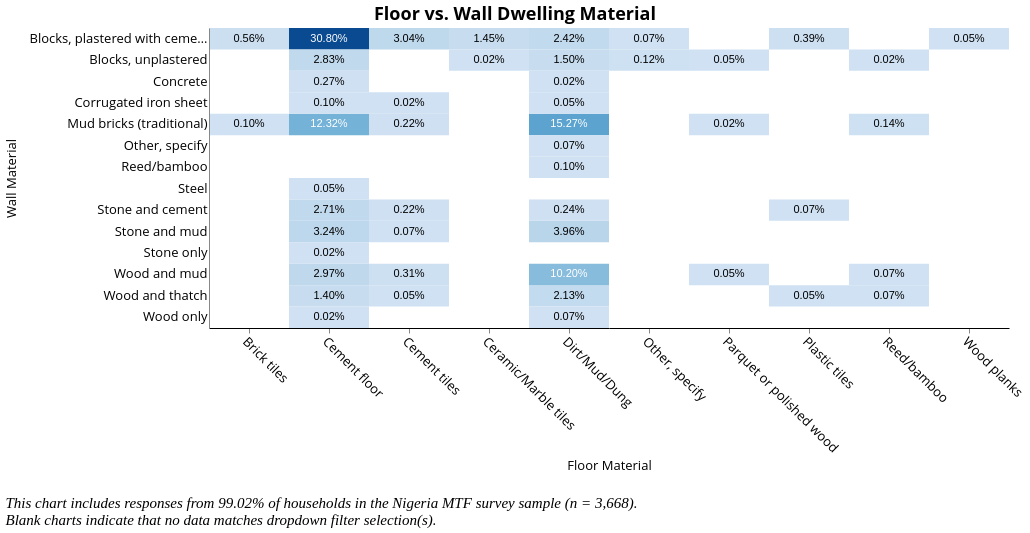

This figure's Vega-Lite source:
### Vega-Lite specification from a JSON file in a GitHub repository (floating-point values rounded to 4 significant figures; data arrays with more than 128 entries replaced by an {"elided": "..."} marker saying what was removed)
{"width": 800, "height": 400, "config": {"title": {"fontSize": 18, "font": "Open Sans", "anchor": "center", "fontColor": "#000000"}, "axisX": {"domain": true, "domainColor": "#000000", "grid": false, "labelFont": "Open Sans", "labelFontSize": 13, "titleFont": "Open Sans", "titleFontSize": 13, "titleFontWeight": "normal", "title": "X Axis Title (units)", "labelAngle": 45}, "axisY": {"domain": true, "grid": false, "gridColor": "#DEDDDD", "gridWidth": 1, "labelFont": "Open Sans", "labelFontSize": 13, "labelAngle": 0, "ticks": false, "titleFont": "Open Sans", "titleFontSize": 13, "titleFontWeight": "normal", "titlePadding": 10, "title": "Y Axis Title (units)"}, "range": {"category": ["#2980B9", "#003366", "#FFAE19", "#FF4500", "#438B28", "#45B39D", "#99ADC1", "#212F3C"]}, "legend": {"labelFont": "Open Sans", "labelFontSize": 13, "symbolType": "square", "symbolSize": 100, "titleFont": "Open Sans", "titleFontSize": 13, "titleFontWeight": "normal", "title": "Legend", "orient": "right", "offset": 0, "labelLimit": 0}, "tooltip": {"font": "Open Sans"}, "view": {"stroke": "transparent", "text": {"font": "Open Sans", "color": ["#2980B9", "#003366", "#FFAE19", "#FF4500", "#438B28", "#45B39D", "#99ADC1", "#212F3C"], "fontSize": 13, "align": "right", "fontWeight": 400, "size": 13}, "bar": {"size": 40, "binSpacing": 1, "continuousBandSize": 30, "discreteBandSize": 30, "fill": ["#2980B9", "#003366", "#FFAE19", "#FF4500", "#438B28", "#45B39D", "#99ADC1", "#212F3C"], "stroke": false}}}, "concat": [{"layer": [{"mark": "rect", "encoding": {"color": {"field": "chart_count", "legend": null, "scale": {"scheme": "blues"}, "type": "quantitative"}, "x": {"field": "b12", "scale": {"paddingInner": 0}, "title": "Floor Material", "type": "nominal"}, "y": {"field": "b10", "scale": {"paddingInner": 0}, "title": "Wall Material", "type": "nominal"}}, "selection": {"selector061": {"type": "single", "fields": ["locality"], "bind": {"input": "select", "options": [null, 0, 1], "labels": ["National", "Urban", "Rural"], "name": "Locality Breakdown  "}}, "selector062": {"type": "single", "fields": ["elc_aggr_tier"], "bind": {"input": "select", "options": [null, "Tier 0", "Tier 1", "Tier 2", "Tier 3", "Tier 4", "Tier 5"], "labels": ["All Tiers", "Tier 0", "Tier 1", "Tier 2", "Tier 3", "Tier 4", "Tier 5"], "name": "Electricity Tiers  "}}, "selector063": {"type": "single", "fields": ["b11"], "bind": {"input": "select", "options": [null, "Corrugated iron sheet", "Wood and thatch", "Wood and mud", "Bricks", "Reed/bamboo", "Asbestos", "Stone and Cement", "Other, specify", "Plastic/ canvas"], "labels": ["All roof types", "Corrugated iron sheet", "Wood and thatch", "Wood and mud", "Bricks", "Reed/Bamboo", "Asbestos", "Stone and Cement", "Others", "Plastic/canvas"], "name": "Roofs  "}}}, "transform": [{"aggregate": [{"op": "count", "as": "chart_count"}], "groupby": ["b10", "b12"]}]}, {"mark": {"type": "text", "baseline": "middle"}, "encoding": {"color": {"condition": {"value": "black", "test": "(datum.chart_count < 300)"}, "value": "white"}, "text": {"field": "pct", "format": ".2%", "type": "quantitative"}, "x": {"field": "b12", "scale": {"paddingInner": 0}, "title": "Floor Material", "type": "nominal"}, "y": {"field": "b10", "scale": {"paddingInner": 0}, "title": "Wall Material", "type": "nominal"}}, "transform": [{"aggregate": [{"op": "count", "as": "chart_count"}], "groupby": ["b10", "b12"]}, {"joinaggregate": [{"op": "count", "field": "chart_count", "as": "count"}], "groupby": ["b10", "b12"]}, {"calculate": "(datum.chart_count / 4139)", "as": "pct"}]}], "height": 300, "title": {"text": ["Floor vs. Wall Dwelling Material"], "color": "black", "subtitleColor": "black"}, "transform": [{"filter": {"selection": "selector061"}}, {"filter": {"selection": "selector062"}}, {"filter": {"selection": "selector063"}}], "width": 800}], "data": {"name": "data-8adf55fafc3b64d996941697b9e8d81b"}, "title": {"text": ["", "", "This chart includes responses from 99.02% of households in the Nigeria MTF survey sample (n = 3,668).", "Blank charts indicate that no data matches dropdown filter selection(s)."], "anchor": "start", "baseline": "bottom", "font": "Times New Roman", "fontSize": 15, "fontStyle": "italic", "fontWeight": "normal", "orient": "bottom"}, "$schema": "https://vega.github.io/schema/vega-lite/v4.17.0.json", "datasets": {"data-8adf55fafc3b64d996941697b9e8d81b": {"elided": "4139 records"}}}
